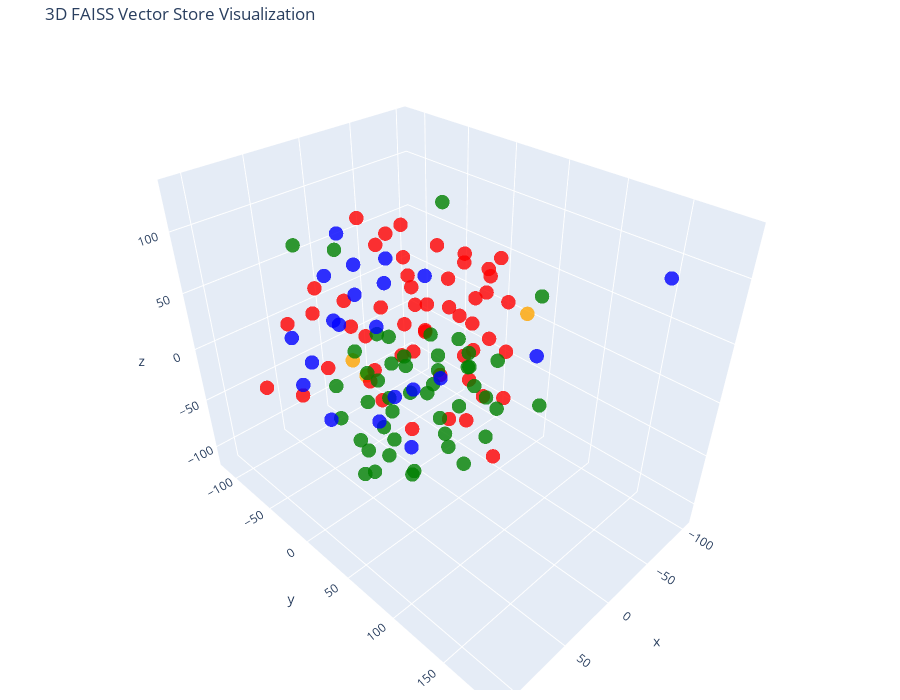

Notebook code cell kept with this figure:
### Code cell
tsne = TSNE(n_components=3, random_state=42)
reduced_vectors = tsne.fit_transform(vectors)
fig = go.Figure(data=[go.Scatter3d(
    x=reduced_vectors[:, 0],
    y=reduced_vectors[:, 1],
    z=reduced_vectors[:, 2],
    mode='markers',
    marker=dict(size=5, color=colors, opacity=0.8),
    text=[f"Type: {t}<br>Text: {d[:100]}..." for t, d in zip(doc_types, documents)],
    hoverinfo='text'
)])

fig.update_layout(
    title='3D FAISS Vector Store Visualization',
    scene=dict(xaxis_title='x', yaxis_title='y', zaxis_title='z'),
    width=900,
    height=700,
    margin=dict(r=20, b=10, l=10, t=40)
)

fig.show()

### Figure 1 — Plotly figure (JSON) as saved in the notebook; plotly's stock layout.template omitted (floating-point values rounded to 4 significant figures)
{"data": [{"hoverinfo": "text", "marker": {"color": ["orange", "orange", "orange", "red", "red", "red", "red", "red", "red", "red", "red", "red", "red", "red", "red", "red", "red", "red", "red", "red", "red", "red", "red", "red", "red", "red", "red", "red", "red", "red", "red", "red", "red", "red", "red", "red", "red", "red", "red", "red", "red", "red", "red", "red", "red", "red", "red", "red", "red", "red", "red", "red", "red", "red", "red", "green", "green", "green", "green", "green", "green", "green", "green", "green", "green", "green", "green", "green", "green", "green", "green", "green", "green", "green", "green", "green", "green", "green", "green", "green", "green", "green", "green", "green", "green", "green", "green", "green", "green", "green", "green", "green", "green", "green", "green", "green", "green", "green", "green", "green", "green", "green", "blue", "blue", "blue", "blue", "blue", "blue", "blue", "blue", "blue", "blue", "blue", "blue", "blue", "blue", "blue", "blue", "blue", "blue", "blue", "blue", "blue"], "opacity": 0.8, "size": 5}, "mode": "markers", "text": ["Type: company<br>Text: # About Insurellm\n\nInsurellm was founded by Avery Lancaster in 2015 as an insurance tech startup des...", "Type: company<br>Text: # Careers at Insurellm\n\nInsurellm is hiring! We are looking for talented software engineers, data sc...", "Type: company<br>Text: # Overview of Insurellm\n\nInsurellm is an innovative insurance tech firm with 200 employees across th...", "Type: contracts<br>Text: # Contract with Apex Reinsurance for Rellm: AI-Powered Enterprise Reinsurance Solution\n\n## Terms\n\n1....", "Type: contracts<br>Text: ## Renewal\n\n1. **Automatic Renewal**: This Agreement will automatically renew for successive one-yea...", "Type: contracts<br>Text: 2. **Seamless Integrations**: The architecture of Rellm allows for easy integration with existing sy...", "Type: contracts<br>Text: 1. **Technical Support**: Provider shall offer dedicated technical support to the Client via phone, ...", "Type: contracts<br>Text: **Insurellm, Inc.**  \n_____________________________  \nAuthorized Signature   \nDate: ________________...", "Type: contracts<br>Text: # Contract with Belvedere Insurance for Markellm\n\n## Terms\nThis Contract (\"Agreement\") is made and e...", "Type: contracts<br>Text: ## Renewal\n1. **Renewal Terms**: This Agreement may be renewed for additional one-year terms upon mu...", "Type: contracts<br>Text: ## Features\n1. **AI-Powered Matching**: Belvedere Insurance will benefit from Markellm's AI-powered ...", "Type: contracts<br>Text: ## Support\n1. **Technical Support**: Technical support will be available from 9 AM to 7 PM EST, Mond...", "Type: contracts<br>Text: **Belvedere Insurance**  \nSignature: ______________________  \nName: [Authorized Signatory]  \nTitle: ...", "Type: contracts<br>Text: # Contract with BrightWay Solutions for Markellm\n\n**Contract Date:** October 5, 2023  \n**Contract ID...", "Type: contracts<br>Text: 3. **Service Level Agreement (SLA):**  \n   Insurellm commits to a 99.9% uptime for the platform with...", "Type: contracts<br>Text: 2. **Real-Time Quote Availability:**  \n   Consumers sourced via BrightWay Solutions will receive rea...", "Type: contracts<br>Text: 3. **Training and Onboarding:**  \n   Insurellm agrees to provide one free training session on how to...", "Type: contracts<br>Text: # Contract with EverGuard Insurance for Rellm: AI-Powered Enterprise Reinsurance Solution\n\n**Contrac...", "Type: contracts<br>Text: 4. **Usage Rights**: EverGuard Insurance is granted a non-exclusive, non-transferable license to acc...", "Type: contracts<br>Text: 1. **Core Functionality**: Rellm provides EverGuard Insurance with advanced AI-driven analytics, sea...", "Type: contracts<br>Text: 1. **Customer Support**: Insurellm will provide EverGuard Insurance with 24/7 customer support, incl...", "Type: contracts<br>Text: ---\n\n**Signatures**  \n**For Insurellm**: __________________________  \n**Name**: John Smith  \n**Title...", "Type: contracts<br>Text: # Contract with GreenField Holdings for Markellm\n\n**Effective Date:** November 15, 2023  \n**Contract...", "Type: contracts<br>Text: ## Renewal\n1. **Automatic Renewal**: This contract will automatically renew for sequential one-year ...", "Type: contracts<br>Text: ## Features\n1. **AI-Powered Matching**: Access to advanced algorithms that connect GreenField Holdin...", "Type: contracts<br>Text: ## Support\n1. **Customer Support Access**: The Client will have access to dedicated support through ...", "Type: contracts<br>Text: **Signatures:**  \n_________________________                           _________________________  \n**...", "Type: contracts<br>Text: # Contract with Greenstone Insurance for Homellm\n\n---\n\n## Terms\n\n1. **Parties**: This Contract (\"Agr...", "Type: contracts<br>Text: 4. **Payment Terms**: \n   - The Customer shall pay an amount of $10,000 per month for the Standard T...", "Type: contracts<br>Text: ---\n\n## Features\n\n- **AI-Powered Risk Assessment**: Customer will have access to enhanced risk evalu...", "Type: contracts<br>Text: - **Customer Portal**: A dedicated portal will be provided, allowing the Customer's clients to manag...", "Type: contracts<br>Text: ______________________________  \n[Name], [Title]  \nDate: ______________________\n\n**For Greenstone In...", "Type: contracts<br>Text: # Contract with GreenValley Insurance for Homellm\n\n**Contract Date:** October 6, 2023  \n**Contract N...", "Type: contracts<br>Text: 4. **Confidentiality:** Both parties agree to maintain the confidentiality of proprietary informatio...", "Type: contracts<br>Text: 1. **AI-Powered Risk Assessment:** Access to advanced AI algorithms for real-time risk evaluations.\n...", "Type: contracts<br>Text: 3. **Regular Updates:** Insurellm will offer ongoing updates and enhancements to the Homellm platfor...", "Type: contracts<br>Text: # Contract with Pinnacle Insurance Co. for Homellm\n\n## Terms\nThis contract (\"Contract\") is entered i...", "Type: contracts<br>Text: ## Renewal\n1. **Renewal Terms**: At the end of the initial term, this Contract shall automatically r...", "Type: contracts<br>Text: ## Features\n1. **AI-Powered Risk Assessment**: Utilized for tailored underwriting decisions specific...", "Type: contracts<br>Text: ## Support\n1. **Technical Support**: Insurellm shall provide 24/7 technical support via an email and...", "Type: contracts<br>Text: # Contract with Roadway Insurance Inc. for Carllm\n\n---\n\n## Terms\n\n1. **Agreement Effective Date**: T...", "Type: contracts<br>Text: ---\n\n## Renewal\n\n1. **Automatic Renewal**: This agreement will automatically renew for an additional...", "Type: contracts<br>Text: ---\n\n## Features\n\n1. **Access to Core Features**: Roadway Insurance Inc. will have access to all Pro...", "Type: contracts<br>Text: ---\n\n## Support\n\n1. **Technical Support**: Roadway Insurance Inc. will receive priority technical su...", "Type: contracts<br>Text: # Contract with Stellar Insurance Co. for Rellm\n\n## Terms\nThis contract is made between **Insurellm*...", "Type: contracts<br>Text: ### Termination\nEither party may terminate this agreement with a **30-day written notice**. In the e...", "Type: contracts<br>Text: ## Features\nStellar Insurance Co. will receive access to the following features of the Rellm product...", "Type: contracts<br>Text: ## Support\nInsurellm provides Stellar Insurance Co. with the following support services:\n\n- **24/7 T...", "Type: contracts<br>Text: # Contract with TechDrive Insurance for Carllm\n\n**Contract Date:** October 1, 2024  \n**Contract Dura...", "Type: contracts<br>Text: ## Renewal\n\n1. **Automatic Renewal**: This contract shall automatically renew for additional one-yea...", "Type: contracts<br>Text: ## Support\n\n1. **Customer Support**: Insurellm will provide 24/7 customer support to TechDrive Insur...", "Type: contracts<br>Text: **TechDrive Insurance Representative:**  \nName: Sarah Johnson  \nTitle: Operations Director  \nDate: _...", "Type: contracts<br>Text: # Contract with Velocity Auto Solutions for Carllm\n\n**Contract Date:** October 1, 2023  \n**Contract ...", "Type: contracts<br>Text: ## Renewal\n\n1. **Automatic Renewal**: This contract will automatically renew for successive 12-month...", "Type: contracts<br>Text: ## Support\n\n1. **Customer Support**: Velocity Auto Solutions will have access to Insurellm’s custome...", "Type: employees<br>Text: # HR Record\n\n# Alex Chen\n\n## Summary\n- **Date of Birth:** March 15, 1990  \n- **Job Title:** Backend ...", "Type: employees<br>Text: ## Annual Performance History\n- **2020:**  \n  - Completed onboarding successfully.  \n  - Met expecta...", "Type: employees<br>Text: ## Compensation History\n- **2020:** Base Salary: $80,000  \n- **2021:** Base Salary Increase to $90,0...", "Type: employees<br>Text: Alex Chen continues to be a vital asset at Insurellm, contributing significantly to innovative backe...", "Type: employees<br>Text: # HR Record\n\n# Alex Harper\n\n## Summary\n- **Date of Birth**: March 15, 1993  \n- **Job Title**: Sales ...", "Type: employees<br>Text: ## Annual Performance History  \n- **2021**:  \n  - **Performance Rating**: 4.5/5  \n  - **Key Achievem...", "Type: employees<br>Text: - **2022**:  \n  - **Base Salary**: $65,000 (Promotion to Senior SDR)  \n  - **Bonus**: $13,000 (20% o...", "Type: employees<br>Text: # HR Record\n\n# Alex Thomson\n\n## Summary\n- **Date of Birth:** March 15, 1995  \n- **Job Title:** Sales...", "Type: employees<br>Text: ## Annual Performance History  \n- **2022** - Rated as \"Exceeds Expectations.\" Alex Thomson achieved ...", "Type: employees<br>Text: ## Other HR Notes\n- Alex Thomson is an active member of the Diversity and Inclusion committee at Ins...", "Type: employees<br>Text: # Avery Lancaster\n\n## Summary\n- **Date of Birth**: March 15, 1985  \n- **Job Title**: Co-Founder & Ch...", "Type: employees<br>Text: - **2010 - 2013**: Business Analyst at Edge Analytics  \n  Prior to joining Innovate, Avery worked as...", "Type: employees<br>Text: - **2018**: **Exceeds Expectations**  \n  Under Avery’s pivoted vision, Insurellm launched two new su...", "Type: employees<br>Text: - **2022**: **Satisfactory**  \n  Avery focused on rebuilding team dynamics and addressing employee c...", "Type: employees<br>Text: ## Compensation History\n- **2015**: $150,000 base salary + Significant equity stake  \n- **2016**: $1...", "Type: employees<br>Text: ## Other HR Notes\n- **Professional Development**: Avery has actively participated in leadership trai...", "Type: employees<br>Text: # HR Record\n\n# Emily Carter\n\n## Summary\n- **Date of Birth:** August 12, 1990  \n- **Job Title:** Acco...", "Type: employees<br>Text: - **2017-2019:** Marketing Intern  \n  - Assisted with market research and campaign development for s...", "Type: employees<br>Text: ## Compensation History\n| Year | Base Salary | Bonus         | Total Compensation |\n|------|--------...", "Type: employees<br>Text: Emily Carter exemplifies the kind of talent that drives Insurellm's success and is an invaluable ass...", "Type: employees<br>Text: # HR Record\n\n# Emily Tran\n\n## Summary\n- **Date of Birth:** March 18, 1991  \n- **Job Title:** Digital...", "Type: employees<br>Text: - **January 2017 - May 2018**: Marketing Intern  \n  - Supported the Marketing team by collaborating ...", "Type: employees<br>Text: - **2021**:  \n  - Performance Rating: Meets Expectations  \n  - Key Achievements: Contributed to the ...", "Type: employees<br>Text: - **Professional Development Goals**:  \n  - Emily Tran aims to become a Marketing Manager within the...", "Type: employees<br>Text: # HR Record\n\n# Jordan Blake\n\n## Summary\n- **Date of Birth:** March 15, 1993  \n- **Job Title:** Sales...", "Type: employees<br>Text: ## Annual Performance History\n- **2021:** First year at Insurellm; achieved 90% of monthly targets. ...", "Type: employees<br>Text: ## Other HR Notes\n- Jordan has shown an interest in continuing education, actively participating in ...", "Type: employees<br>Text: # HR Record\n\n# Jordan K. Bishop\n\n## Summary\n- **Date of Birth:** March 15, 1990\n- **Job Title:** Fro...", "Type: employees<br>Text: ## Annual Performance History\n- **2019:** Exceeds Expectations - Continuously delivered high-quality...", "Type: employees<br>Text: ## Compensation History\n- **June 2018:** Starting Salary - $85,000\n- **June 2019:** Salary Increase ...", "Type: employees<br>Text: ## Other HR Notes\n- Jordan K. Bishop has been an integral part of club initiatives, including the In...", "Type: employees<br>Text: # HR Record\n\n# Maxine Thompson\n\n## Summary\n- **Date of Birth:** January 15, 1991  \n- **Job Title:** ...", "Type: employees<br>Text: ## Insurellm Career Progression\n- **January 2017 - October 2018**: **Junior Data Engineer**  \n  * Ma...", "Type: employees<br>Text: ## Annual Performance History\n- **2017**: *Meets Expectations*  \n  Maxine showed potential in her ro...", "Type: employees<br>Text: - **2021**: *Exceeds Expectations*  \n  Maxine spearheaded the transition to a new data warehousing s...", "Type: employees<br>Text: ## Compensation History\n- **2017**: $70,000 (Junior Data Engineer)  \n- **2018**: $75,000 (Junior Dat...", "Type: employees<br>Text: # HR Record\n\n# Oliver Spencer\n\n## Summary\n- **Date of Birth**: May 14, 1990  \n- **Job Title**: Backe...", "Type: employees<br>Text: ## Annual Performance History\n- **2018**: **3/5** - Adaptable team player but still learning to take...", "Type: employees<br>Text: ## Compensation History\n- **March 2018**: Initial salary of $80,000.\n- **July 2019**: Salary increas...", "Type: employees<br>Text: # Samantha Greene\n\n## Summary\n- **Date of Birth:** October 14, 1990\n- **Job Title:** HR Generalist\n-...", "Type: employees<br>Text: ## Annual Performance History\n- **2020:** Exceeds Expectations  \n  Samantha Greene demonstrated exce...", "Type: employees<br>Text: ## Compensation History\n- **2020:** Base Salary - $55,000  \n  The entry-level salary matched industr...", "Type: employees<br>Text: - **2023:** Base Salary - $70,000  \n  Recognized for substantial improvement in employee relations m...", "Type: employees<br>Text: # HR Record\n\n# Samuel Trenton\n\n## Summary\n- **Date of Birth:** April 12, 1989  \n- **Job Title:** Sen...", "Type: employees<br>Text: ## Annual Performance History\n- **2023:** Rating: 4.5/5  \n  *Samuel exceeded expectations, successfu...", "Type: employees<br>Text: ## Compensation History\n- **2023:** Base Salary: $115,000 + Bonus: $15,000  \n  *Annual bonus based o...", "Type: employees<br>Text: - **Engagement in Company Culture:** Regularly participates in team-building events and contributes ...", "Type: products<br>Text: # Product Summary\n\n# Carllm\n\n## Summary\n\nCarllm is an innovative auto insurance product developed by...", "Type: products<br>Text: - **Instant Quoting**: With Carllm, insurance companies can offer near-instant quotes to customers, ...", "Type: products<br>Text: - **Mobile Integration**: Carllm is designed to work seamlessly with mobile applications, providing ...", "Type: products<br>Text: - **Professional Tier**: $2,500/month\n  - For medium-sized companies.\n  - All Basic Tier features pl...", "Type: products<br>Text: ### Q2 2025: Customer Experience Improvements\n- Launch of a new **mobile app** for end-users.\n- Intr...", "Type: products<br>Text: # Product Summary\n\n# Homellm\n\n## Summary\nHomellm is an innovative home insurance product developed b...", "Type: products<br>Text: ### 2. Dynamic Pricing Model\nWith Homellm's innovative dynamic pricing model, insurance providers ca...", "Type: products<br>Text: ### 5. Multi-Channel Integration\nHomellm seamlessly integrates into existing insurance platforms, pr...", "Type: products<br>Text: - **Basic Tier:** Starting at $5,000/month for small insurers with basic integration features.\n- **S...", "Type: products<br>Text: All tiers include a comprehensive training program and ongoing updates to ensure optimal performance...", "Type: products<br>Text: With Homellm, Insurellm is committed to transforming the landscape of home insurance, ensuring both ...", "Type: products<br>Text: # Product Summary\n\n# Markellm\n\n## Summary\n\nMarkellm is an innovative two-sided marketplace designed ...", "Type: products<br>Text: - **User-Friendly Interface**: Designed with user experience in mind, Markellm features an intuitive...", "Type: products<br>Text: - **Customer Support**: Our dedicated support team is always available to assist both consumers and ...", "Type: products<br>Text: ### For Insurance Companies:\n- **Basic Listing Fee**: $199/month for a featured listing on the platf...", "Type: products<br>Text: ### Q3 2025\n- Initiate a comprehensive marketing campaign targeting both consumers and insurers to i...", "Type: products<br>Text: # Product Summary\n\n# Rellm: AI-Powered Enterprise Reinsurance Solution\n\n## Summary\n\nRellm is an inno...", "Type: products<br>Text: ### Seamless Integrations\nRellm's architecture is designed for effortless integration with existing ...", "Type: products<br>Text: ### Regulatory Compliance Tools\nRellm includes built-in compliance tracking features to help organiz...", "Type: products<br>Text: Join the growing number of organizations leveraging Rellm to enhance their reinsurance processes whi...", "Type: products<br>Text: Experience the future of reinsurance with Rellm, where innovation meets reliability. Let Insurellm h..."], "type": "scatter3d", "x": [35.83, 26.11, -68.14, 27.03, 16.26, 110.6, 15.16, -92.73, 7.745, 91.69, 53.71, -12.9, -68.91, 7.472, 70.96, 71.54, -3.518, 4.596, 33.73, 85.2, -47.51, -2.574, -1.044, 79.37, 7.673, 31.89, -96.88, -55.43, -1.04, -30.1, -62.56, -94.7, -53.36, -34.39, -17.76, -34.17, -46.15, 69.46, -3.639, -63.04, -103.4, 44.87, 56.66, -11.21, 79.78, 66.79, 70.57, -3.804, -28.45, -7.325, -22.87, -47.17, -0.6355, 16.2, 3.881, -23.1, 30.07, 48.53, -2.742, -71.51, -10.77, -68.37, -65.0, -4.963, -84.24, 30.19, 53.22, 47.56, 70.35, -27.33, 24.48, -51.69, 35.32, -36.04, -7.485, -42.08, 30.71, -34.4, -42.11, -43.67, -3.009, -55.2, -10.32, 43.58, -44.11, 4.994, -77.25, -91.78, 26.96, -55.74, -71.69, -16.39, 16.24, -14.43, -47.61, 9.665, -46.56, -27.59, -41.41, 56.23, -54.18, -12.03, 49.38, 31.02, 22.56, -21.94, 31.91, 32.74, 1.717, -3.662, 0.6316, 0.02012, -24.12, 63.14, 40.2, 40.34, 33.5, 53.4, 78.19, -42.63, 100.1, 59.61, 84.59], "y": [-15.9, -44.66, 54.15, 21.02, 16.46, -35.6, 70.37, 14.38, 67.24, 59.19, 16.84, 60.85, 11.21, -114.6, 73.78, 45.43, -5.076, -78.93, 3.141, -30.14, -49.81, 82.21, 90.66, 41.94, -50.7, 87.84, -9.638, -16.87, 50.58, -76.77, -38.27, 2.808, 1.385, -43.41, -48.88, -21.2, 32.69, 64.47, -14.98, -26.03, -32.08, 40.21, -84.56, 51.22, -13.7, 10.59, -15.39, 88.25, 20.51, 30.3, 31.29, 34.8, 11.96, 29.8, 32.23, -10.77, -27.48, -25.64, -31.27, -21.41, -45.83, -53.1, -3.85, -48.36, 13.08, -23.79, -6.646, 20.49, 18.35, -80.72, -0.6631, 9.434, -55.12, -72.67, -53.69, 25.11, -64.18, -49.54, 50.15, -18.57, -64.39, -24.63, 17.32, -3.77, -55.65, 38.55, 7.57, -26.82, 23.23, 81.97, -47.32, 3.52, -9.713, -94.87, 34.64, 6.304, 82.86, 9.997, 8.851, -64.1, -73.71, 43.13, -33.17, -29.4, -16.84, 189.3, -50.79, -63.13, -27.23, -36.76, -67.92, -87.52, -12.58, 30.29, 21.47, 42.14, 62.69, 52.9, -46.33, 85.4, -4.436, -52.2, 2.187], "z": [-11.2, -16.02, 29.46, 100.4, 71.48, 6.249, -17.58, 12.75, 60.39, 51.56, 19.44, -16.02, 30.35, 14.18, 9.339, 18.1, -2.668, 15.73, 56.82, -11.44, 2.236, -56.13, 44.41, 71.58, 98.96, 36.65, 26.0, -107.2, 97.04, 54.75, 56.51, 48.25, 66.73, 37.79, 78.45, 20.36, 68.19, 63.13, 101.7, 30.51, -7.155, 64.35, 13.94, 21.94, 64.4, 58.99, 13.58, 2.125, 30.35, 51.06, 1.548, 7.459, 24.73, 41.88, -2.355, -57.2, -98.28, 96.8, -26.91, -30.32, -74.71, -38.82, -48.04, -105.7, -42.44, -44.46, -60.22, -62.46, -68.23, -82.67, -44.23, -20.35, -76.19, -35.26, -10.67, -40.85, -49.59, -54.23, -50.39, -32.59, -53.46, 100.1, -60.68, -98.21, -92.25, -55.45, -81.44, -72.76, -94.27, -36.91, -76.69, -36.71, -83.84, -51.12, -92.59, -113.0, 65.53, -106.8, -70.44, 89.34, -65.66, -94.99, 36.7, 52.59, 26.56, 131.1, 17.45, 55.84, 72.34, 45.68, 51.52, 71.43, 53.44, -14.19, -9.204, 8.642, 25.68, -30.4, 28.7, 17.93, 19.73, -5.269, -16.28]}], "layout": {"height": 700, "margin": {"b": 10, "l": 10, "r": 20, "t": 40}, "scene": {"xaxis": {"title": {"text": "x"}}, "yaxis": {"title": {"text": "y"}}, "zaxis": {"title": {"text": "z"}}}, "title": {"text": "3D FAISS Vector Store Visualization"}, "width": 900}}
